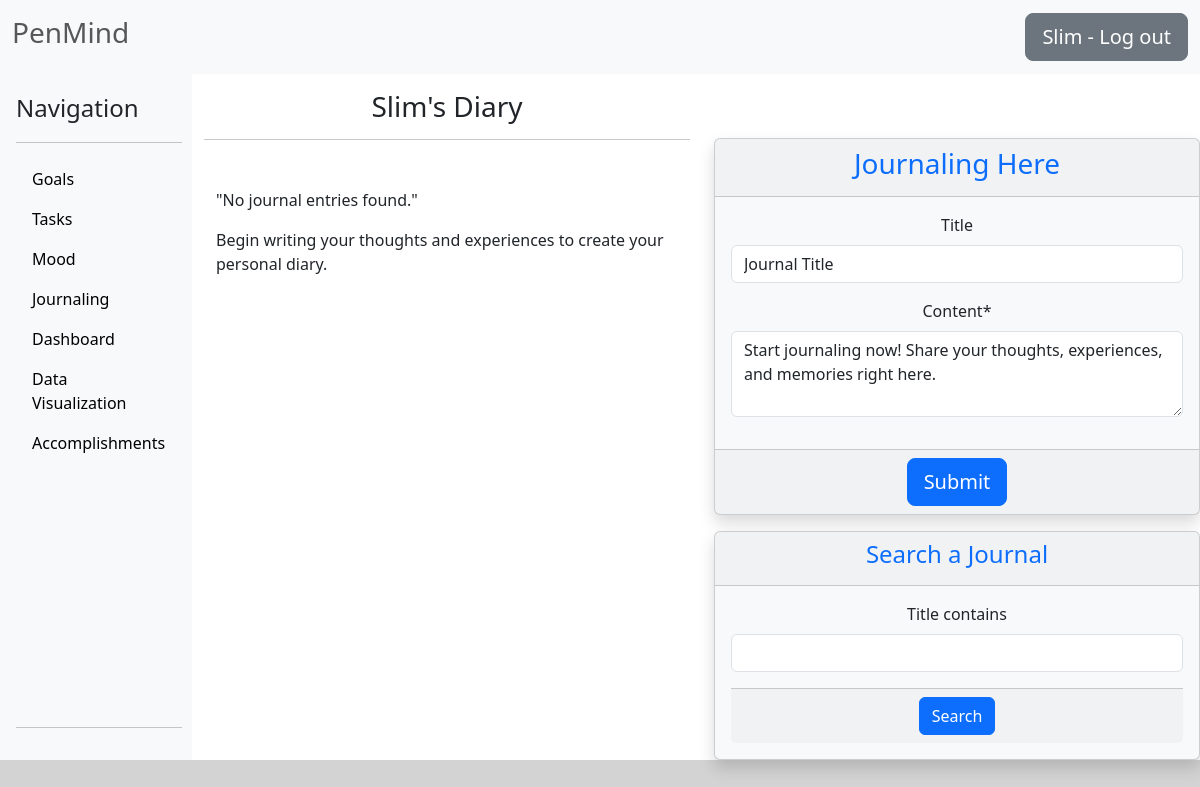
The page /journal/ (signed in) on the database as committed earlier.
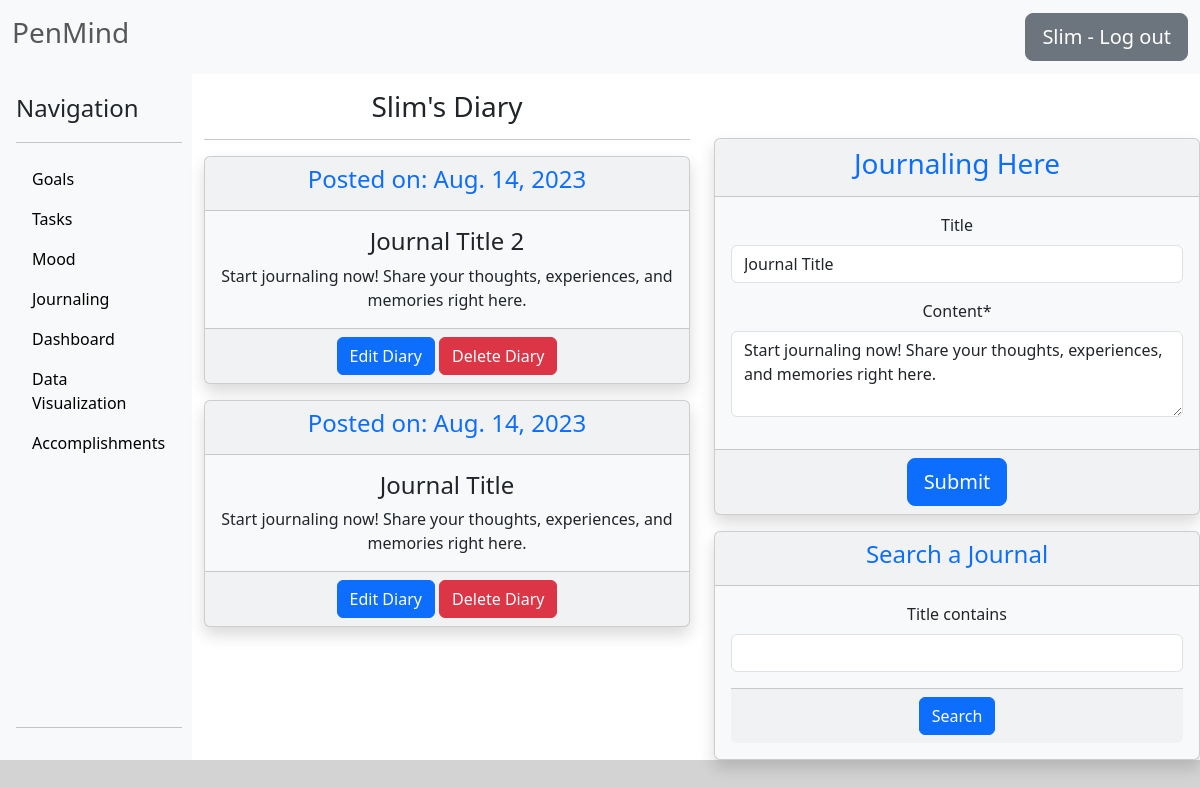
The same page on the database as committed later.
### Journaling/models.py (models this page shows, shortened)
class Journal(models.Model):
    author = models.ForeignKey(User, on_delete=models.CASCADE)
    journal_date = models.DateTimeField(auto_now_add=True)
    title = models.CharField(max_length=100, blank=True)
    content = models.TextField()
    class Meta:
        ordering = ["-journal_date"]

### Journaling/views.py (the view, shortened to what this page needs)
# urls.py: path('journal/', login_required(JournalListView.as_view()), name='journal'),
class JournalListView(ListView):
    model = Journal
    template_name = "Journaling/journal.html"
    context_object_name = "posts"
    def get_queryset(self):
        queryset = super().get_queryset()
        queryset = queryset.filter(author=self.request.user)
        self.filterset = JournalFilter(self.request.GET, queryset=queryset)
        return self.filterset.qs
    def get_context_data(self, **kwargs):
        context = super().get_context_data(**kwargs)
        form = JournalModelForm(initial={"content": "Start journaling now! Share your thoughts,"
                                                    " experiences, and memories right here.",
                                         "title": "Journal Title"})
        context["form"] = form
        context["SearchForm"] = self.filterset.form
        return context

### Journaling/forms.py
class JournalModelForm(forms.ModelForm):
    class Meta:
        model = Journal
        fields = ["title", "content"]
        widgets = {"content": forms.Textarea(attrs={'rows': 3, 'cols': 60})}

### Journaling/templates/Journaling/journal.html (shortened to what this page needs)
{% extends "Journaling/base.html" %}
{% load static %}
{% load crispy_forms_tags %}
{% block content %}
<div class="row">
    <div class="col mt-3">
        <h3 class="text-center">{{ user.username.title }}'s Diary</h3>
        <hr>
        {% if posts %}
            {% for post in posts %}
                <div class="card text-center mt-3 shadow bg-light">
                    <div class="card-header text-primary">
                        <h4>Posted on: {{ post.journal_date|date }}</h4>
                    </div>
                    <div class="card-body">
                        <h4>{{ post.title|title }}</h4>
                        <p class="card-text">{{ post.content }}</p>
                    </div>
                    <div class="card-footer text-body-secondary">
                        <a href="{% url 'journal_update' post.id %}" class="btn btn-primary">Edit Diary</a>
                        <span><a href="{% url 'journal_delete' post.id %}" class="btn btn-danger">Delete Diary</a></span>
                    </div>
                </div>
            {% endfor %}
        {% else %}
            <div style="background: white" class="container mt-5">
                <p>"No journal entries found."</p>
                <p>Begin writing your thoughts and experiences to create your personal diary.</p>
            </div>
        {% endif %}
    </div>
    <div class="col mt-5">
        <div class="col text-center">
            <form method="post">
                <div class="card text-center mt-3 shadow bg-light">
                    <div class="card-header text-primary">
                        <h3>Journaling Here</h3>
                    </div>
                    <div class="card-body">
                        {{ form|crispy }}
                    </div>
                    <div class="card-footer text-body-secondary">
                        <input class="btn btn-primary btn-lg" type="submit">
                    </div>
                </div>
            </form>
            <div class="card text-center mt-3 shadow bg-light">
                <div class="card-header text-primary">
                    <h4>Search a Journal</h4>
                </div>
                <div class="card-body">
                    <form method="get" action="{% url 'journal' %}">
                        {{ SearchForm|crispy }}
                        <div class="card-footer text-body-secondary">
                            <input class="btn btn-primary" type="submit" value="Search">
                        </div>
                    </form>
                </div>
            </div>
        </div>
    </div>
</div>
{% endblock content %}

Rows that differ between the two databases and show on the page:
added Journal: journal_date "Aug. 14, 2023", title "Journal Title 2", content "Start journaling now! Share your thoughts, experiences, and memories right here."
added Journal: journal_date "Aug. 14, 2023", title "Journal Title", content "Start journaling now! Share your thoughts, experiences, and memories right here."
Other text that changed with them:
text no longer shown: "\"No journal entries found.\" Begin writing your thoughts and experiences to create your personal diary."
